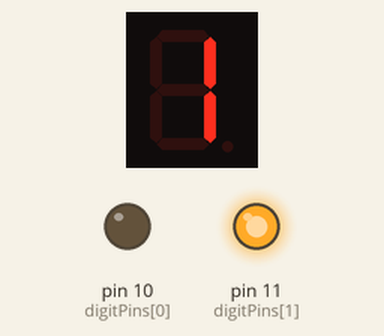
Simulated run of this sketch. Board: Arduino Uno, built with avr-gcc and run on an emulated ATmega328P. Parts: 1-digit seven-segment display, output pins drawn as LEDs (lit = HIGH). Wiring (inferred from the names in the program): 1-digit 7-segment display, segments lit when HIGH: segments pin 2, pin 3, pin 4, pin 5, pin 6, pin 7, pin 8, pin 9. Dashed ring = blinking. The segment pins are drawn as the display they are named for; pins used as bus, display or sensor lines are not drawn.

Above: at 0.1 s.
At 4.1 s:
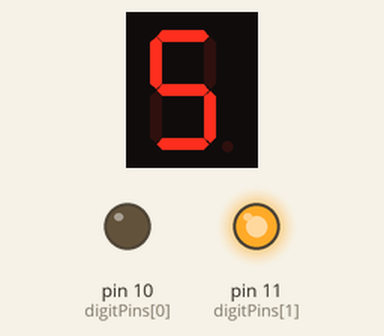
At 8.1 s:
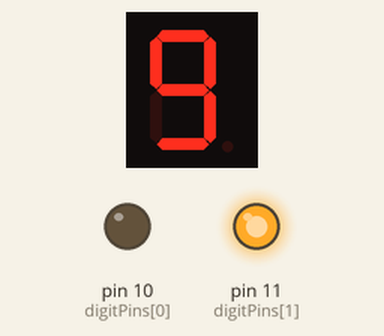
At 39.77 s:
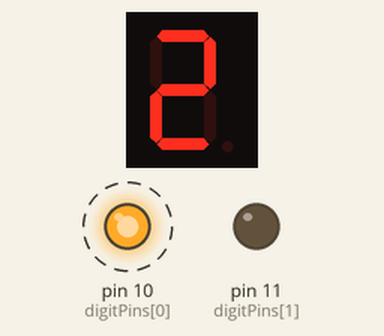
Timing chart, 0 to 40.0 s (numbered marks = the images above):
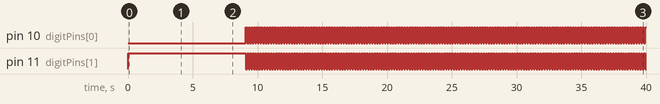

The sketch:

0to99counter_done.ino
```cpp
int value = 0;
const int nbrDigits= 2;
const int segmentPins[] = {
  9,8,7,6,5,4,3,2};
const int digitPins[nbrDigits] = {
  10, 11};
const int numeral[10] = {
  B11111100, // 0
  B01100000, // 1
  B11011010, // 2
  B11110010, // 3
  B01100110, // 4
  B10110110, // 5
  B10111110, // 6
  B11100000, // 7
  B11111110, // 8
  B11110110, // 9};
};
void setup() {
  for(int i=0; i < 8; i++)
    pinMode(segmentPins[i], OUTPUT);
  for(int i=0; i < nbrDigits; i++)
    pinMode(digitPins[i], OUTPUT);
  digitalWrite(digitPins[0],LOW);
  digitalWrite(digitPins[1],LOW);}

void loop() {
  if (value==99){value=0;}
  else{
    value+=1;}
for(int i=0; i<10; i++){
  if(value<10){showS0(value%10);}
  else{
  showS0(value%10);
  showS1(value/10);}}}

void showS0(int value0){
  digitalWrite(digitPins[0],LOW);
  digitalWrite(digitPins[1],HIGH);
  for(int segment=1; segment<8;segment++){
    boolean isBitSet = bitRead(numeral[value0], segment);
    digitalWrite(segmentPins[segment],isBitSet);}
    delay(100);
}
void showS1(int value1){
  digitalWrite(digitPins[0],HIGH);
  digitalWrite(digitPins[1],LOW);
  for(int segment=1; segment<8;segment++){
    boolean isBitSet = bitRead(numeral[value1], segment);
    digitalWrite(segmentPins[segment],isBitSet);}
    delay(100);
}
```

Measured:
- by itself, pin 10 (digitPins[0]): LOW → HIGH at 9.1 s, → LOW 0.10 s later, → HIGH 0.10 s later, → LOW 0.10 s later, … (309 changes in this stretch)
- by itself, pin 11 (digitPins[1]): repeats every 0.20 s: LOW 0.10 s, HIGH 0.10 s
- what the display in image 1 shows lasts 1.0 s, from 4.0 s to 5.0 s
